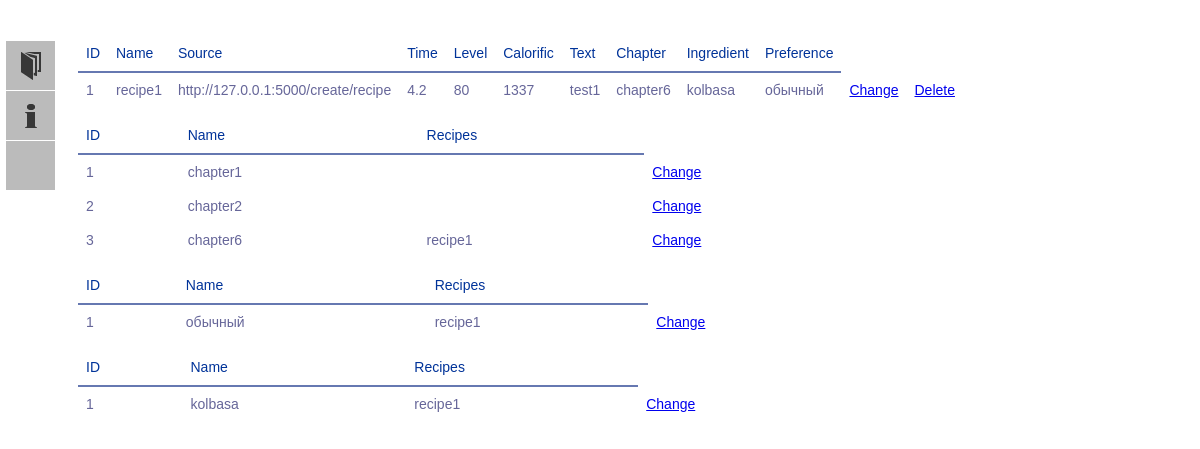
The page / on the database its author committed.
### models.py (models this page shows, shortened)
class Recipe(db.Model):
    id = db.Column(db.Integer, primary_key=True)
    name = db.Column(db.TEXT(512), index=True)
    source = db.Column(db.TEXT(512))
    time = db.Column(db.String(32))
    level = db.Column(db.INT)
    calorific = db.Column(db.INT)
    text = db.Column(db.TEXT(8192))
    chapter_id = db.Column(db.Integer, db.ForeignKey("chapter.id", ondelete='CASCADE'), index=True)
    rec_ingr = db.relationship("RecipeIngredient", back_populates='recipes')
    rec_pref = db.relationship("RecipePreference", back_populates='recipes')
    def get_item(self, index):
        return {
            0: str(self.id),
            1: str(self.name),
            2: str(self.source),
            3: str(self.time),
            4: str(self.level),
            5: str(self.calorific),
            6: str(self.text),
            7: str(Chapter.query.get(self.chapter_id).name),
            8: ', '.join(list('{}'.format(Ingredient.query.get(x.ingredient_id).name)
                              for x in RecipeIngredient.query.filter_by(recipe_id=self.id).all())),
            9: ', '.join(list('{}'.format(Preference.query.get(x.preference_id).name)
                              for x in RecipePreference.query.filter_by(recipe_id=self.id).all()))
        }[index]
    def __iter__(self):
        return (self.get_item(i) for i in range(0, 10))

class Chapter(db.Model):
    id = db.Column(db.Integer, primary_key=True)
    name = db.Column(db.TEXT(16), index=True, unique=True)
    recipes = db.relationship("Recipe")
    def __iter__(self):
        return ({
            0: self.id,
            1: self.name,
            2: ", ".join('{}'.format(x.name) for x in self.recipes)
        }[i] for i in range(0, 3))

class Ingredient(db.Model):
    id = db.Column(db.Integer, primary_key=True)
    name = db.Column(db.TEXT(16), index=True)
    rec_ingr = db.relationship("RecipeIngredient", back_populates='ingredients')
    def __iter__(self):
        return ({
            0: self.id,
            1: self.name,
            2: ', '.join(map(str, list('{}'.format(Recipe.query.get(x.ingredient_id).name)
                                       for x in RecipeIngredient.query.filter_by(recipe_id=self.id).all())))
        }[i] for i in range(0, 3))

class Preference(db.Model):
    id = db.Column(db.Integer, primary_key=True)
    name = db.Column(db.TEXT(16), index=True)
    rec_pref = db.relationship("RecipePreference", back_populates='preferences')
    def __iter__(self):
        return ({
            0: self.id,
            1: self.name,
            2: ', '.join(map(str, list('{}'.format(Recipe.query.get(x.preference_id).name)
                                       for x in RecipePreference.query.filter_by(recipe_id=self.id).all())))
        }[i] for i in range(0, 3))

### app.py (the view)
@app.route('/', methods=['GET', 'POST'])
def index():
    contents_dict = {
        "chapter": Chapter.query.all(),
        "recipe": Recipe.query.all(),
        "ingredient": Ingredient.query.all(),
        "preference": Preference.query.all()
    }
    return render_template("tables.html", contents_dict=contents_dict)

### templates/tables.html
{% extends "base.html" %}
{% block form %}
<table class="recipe">
<tr><th>ID</th><th>Name</th><th>Source</th><th>Time</th><th>Level</th><th>Calorific</th><th>Text</th><th>Chapter</th>
    <th>Ingredient</th><th>Preference</th></tr>
{% for recipe in contents_dict["recipe"] %}
    <tr>
        {% for item in recipe %}
            <td>{{ item }}</td>
        {% endfor %}
        <td class="after-bt"><a href="{{ url_for('change', changing=recipe.id, chtype='recipe') }}">Change</a></td>
        <td class="after-bt"><a href="{{ url_for('delete', deleting=recipe.id, chtype='recipe') }}">Delete</a></td>
    </tr>
{% endfor %}
</table>
<table class="chapter">
<tr><th>ID</th><th>Name</th><th>Recipes</th>
{% for i in range(contents_dict["chapter"]|length) %}
    <tr>
        {% for item in contents_dict["chapter"][i] %}
            <td>{{ item }}</td>
        {% endfor %}
        <td class="after-bt"><a href="{{ url_for('index', index=i, changing='chapter') }} ">Change</a></td>
    </tr>
{% endfor %}
</table>
<table class="preference">
<tr><th>ID</th><th>Name</th><th>Recipes</th>
{% for i in range(contents_dict["preference"]|length) %}
    <tr>
        {% for item in contents_dict["preference"][i] %}
            <td>{{ item }}</td>
        {% endfor %}
        <td class="after-bt"><a href="{{ url_for('index', index=i, changing='preference') }} ">Change</a></td>
    </tr>
{% endfor %}
</table>
<table class="ingredient">
<tr><th>ID</th><th>Name</th><th>Recipes</th>
{% for i in range(contents_dict["ingredient"]|length) %}
    <tr>
        {% for item in contents_dict["ingredient"][i] %}
            <td>{{ item }}</td>
        {% endfor %}
        <td class="after-bt"><a href="{{ url_for('index', index=i, changing='ingredient') }} ">Change</a></td>
    </tr>
{% endfor %}
</table>
{% endblock %}

### templates/base.html (shortened to what this page needs)
<!DOCTYPE html>
<html lang="en">
<head>
    <link type= "text/css" rel="stylesheet" href="{{ url_for('static', filename='css/main.css')}}"/>
</head>
<body>
    <div id='menu'>
		<ul class="menu">
			<li class="subject">
				<a>Create new</a>
			</li>
            <li class="change-info">
				<a>Change</a>
			</li>
            <li class="cross">
				<a>Delete</a>
			</li>
		</ul>
	</div>
    {% block form %}{% endblock %}
</body>
</html>

### static/css/main.css (style rules this page uses)
#menu { display: inline-block; position: fixed; top: 40px; left: 5px; padding: 0px; margin: 0px; }
body { padding-left: 60px; margin-top: 35px; background: -moz-linear-gradient(-45deg, #ddddfb 5%, #fff 95%); height: 100%; }
.menu { position: absolute; top: 0; left: 0; font: 1em 'PT Sans', Tahoma, Arial; text-transform: uppercase; list-style: none; padding: 0; margin: 0; width: 50px; }
.menu li { height: 50px; width: 50px; overflow: hidden; -moz-transition: width .3s ease-in-out, height .3s ease-in-out .3s; }
.menu li a { display: block; width: 200px; height: 40px; line-height: 40px; background: #bbb; padding: 0px; margin: 1px; color: #fff; padding-left: 15px; cursor: pointer; -moz-transition: background .3s ease-in-out; }
.menu li a:first-child { font-size: 1.1 em; height: 50px; line-height: 50px; position: relative; text-indent: 40px; }
.menu li a:first-child:before { content: ''; display: block; position: absolute; height: 50px; width: 50px; left: 0px; opacity: .7; }
.subject a:first-child:before { background: url(/static/images/paper.png) center no-repeat; }
.change-info a:first-child:before { background: url(/static/images/info.png) center no-repeat; }
table { font-family: "Lucida Sans Unicode", "Lucida Grande", Sans-Serif; font-size: 14px; background: white; max-width: 70%; width: 70%; border-collapse: collapse; text-align: left; margin: 10px; }
th { font-weight: normal; color: #039; border-bottom: 2px solid #6678b1; padding: 10px 8px; }
td { color: #669; padding: 9px 8px; transition: .3s linear; }

### rows shown on the page
Recipe: recipe "1" "4.2" "80" "1337", name "recipe1", source "http://127.0.0.1:5000/create/recipe", text "test1"
Chapter: name "chapter6"
Ingredient: name "kolbasa"
Preference: name "обычный"
Chapter: name "chapter1"
Chapter: name "chapter2"

### other values the page prints
{{ item }} "1" "2" "3"
{{ item }} "1"
